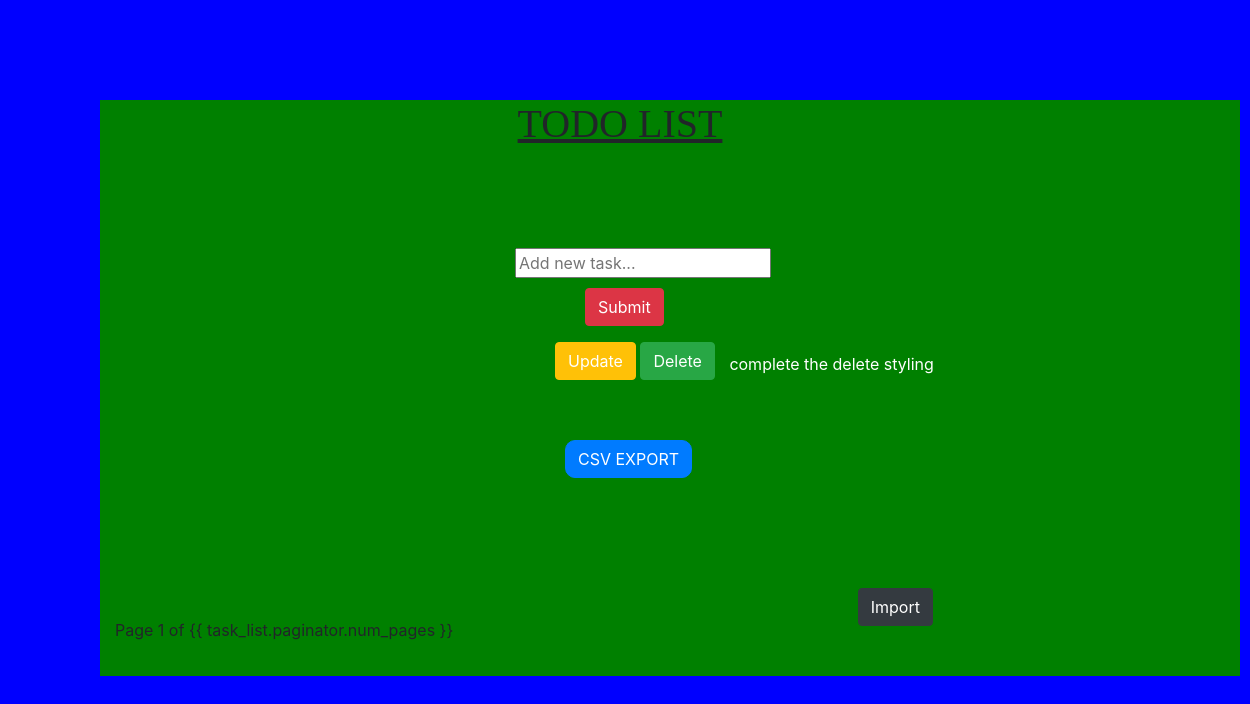
Before: / with the older database file.
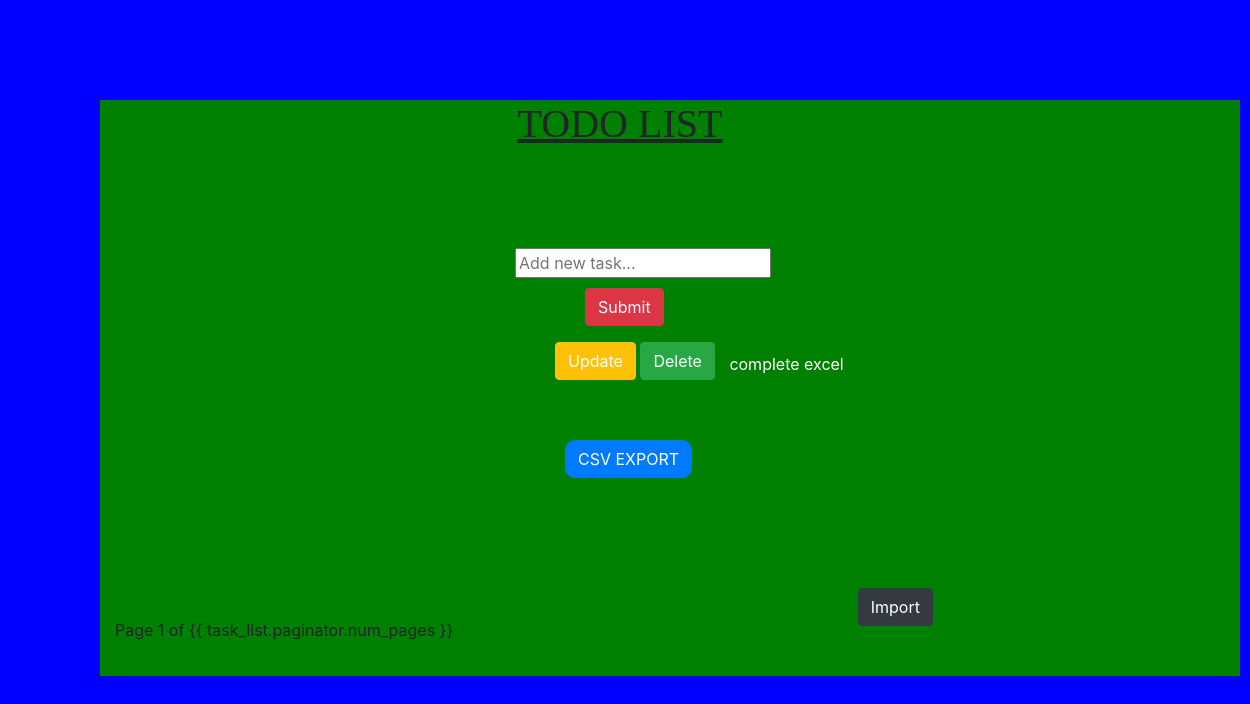
After: the same page with the newer database file.
### tasks/models.py (models this page shows)
class Task(models.Model):
	title = models.CharField(max_length=200)
	complete = models.BooleanField(default=False)
	created = models.DateTimeField(auto_now_add=True)
	photo=models.ImageField(upload_to='uploadimage')
	def __str__(self):
		return self.title

### tasks/views.py (the view)
# urls.py: path('', views.index, name="list"),
def index(request):#to create the data
	tasks = Task.objects.all()
	form = TaskForm()
	p=Paginator(tasks,1)
	page=request.GET.get('page')
	task_list=p.get_page(page)
	if request.method =='POST':
		form = TaskForm(request.POST)
		if form.is_valid():
			form.save()
		return redirect('/')
	context = {'tasks':tasks,'form':form,'task_list':task_list}
	return render(request, 'tasks/list.html', context)

### tasks/forms.py
class TaskForm(forms.ModelForm):
	title= forms.CharField(widget= forms.TextInput(attrs={'placeholder':'Add new task...'}))
	class Meta:
		model = Task
		fields = '__all__'

### tasks/templates/tasks/list.html (shortened to what this page needs)
<html>
  <link
    rel="stylesheet"
    href="https://stackpath.bootstrapcdn.com/bootstrap/4.3.1/css/bootstrap.min.css"
  />
  <body style="background-color: blue">
    <div class="container">
      <h1 class="text-decoration-underline">TODO LIST</h1>
      <div class="xyz">
        <form method="POST" action="/" enctype="multipart/form-data">
          {% csrf_token %} {{form.title}}
          <br />
          <input class="btn btn-danger" id="bt" type="submit"btn btn-secondary"
          name="Create Task" />
        </form>
        <div class="">
          {% for task in task_list %}
          <div class="up">
            <button class="btn btn-warning bt1 bt2">
              <a class="lk" href="{% url 'update_task' task.id %}">Update</a>
            </button>
            <button class="btn btn-success bt1 bt2" style="margin-right: 10px">
              <a class="lk" href="{% url 'deleteit' task.id %}">Delete</a>
            </button>
            {% if task.complete == True %}
            <strike>{{task}}</strike>
            {% else %}
            <span>{{task}}</span>
            {% endif %}
          </div>
          {% endfor %}
        </div>
      </div>
      <div class="btexport">
        <button type="submit" class="btn btn-primary cs">
          <a class="csv" href="{% url 'export' %}">CSV EXPORT</a>
        </button>
      </div>
       Page {{ task_list.number }} of {{
      task_list.paginator.num_pages }}
      <button class="xyz1 btn btn-dark">
        <a class="import" href="{% url 'import' %}">Import</a>
      </button>
    </div>
  </body>
</html>

### tasks/templates/tasks/list.html (style rules this page uses)
a { color: white; }
.container { background: green; margin: 100px; }
.xyz { margin-left: 400px; margin-top: 100px; margin-bottom: 50px; }
#bt { margin-top: 10px; margin-left: 70px; }
.up { margin-left: 40px; color: #fff; }
.bt1 { color: white; }
h1 { font-family: "Times New Roman", Times, serifa; text-align: center; margin-right: 100px; margin-top: 10px; text-decoration: underline; }
.cs { border-radius: 10px; color: white; text-decoration: none; margin-bottom: 10px; }
.csv { text-decoration: none; color: white; }
.btexport { margin-left: 450px; margin-bottom: 100px; }
.bt2 { margin-bottom: 10px; }
.xyz1 { margin-left: 400px; margin-bottom: 50px; }
.import { color: white; }

Changed rows visible on the page:
removed Task: title "complete the delete styling"
added Task: title "complete excel"
